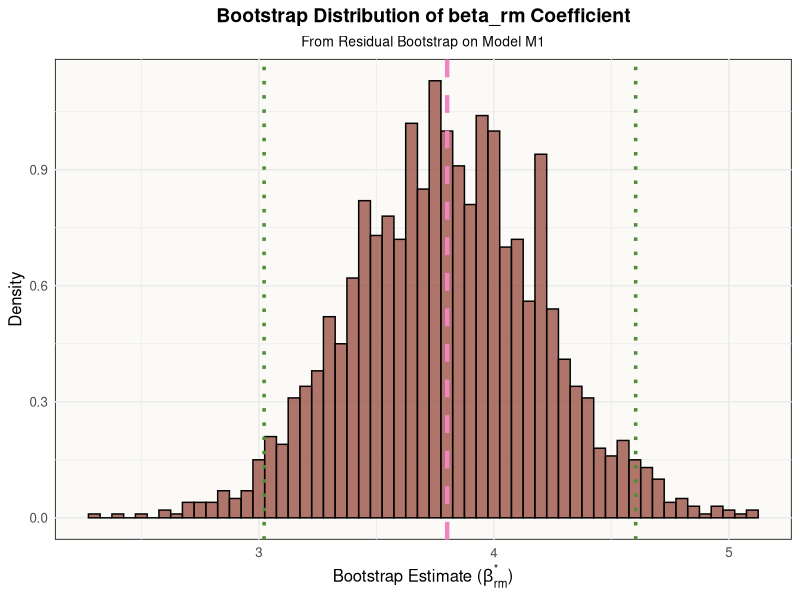

Write the R code that produced this figure.
################################################################################
# 04c_residual_bootstrap_ci.R
#
# Author: Antonios Barotsakis
#
# Description:
# This script applies the Residual Bootstrap method to construct a 95%
# confidence interval for the regression coefficient of the 'rm' variable
# (average number of rooms per dwelling) from the best model (M1) found
# using the AIC criterion in script 04a.
#
# The script:
# 1. Defines and fits the best model (M1) to the Boston dataset.
# 2. Extracts the original OLS estimate for the 'rm' coefficient and the
#    model's residuals.
# 3. Centers the residuals to ensure they have a mean of zero.
# 4. Performs B bootstrap iterations:
#    a. Resamples the centered residuals.
#    b. Creates a new bootstrap response variable y*.
#    c. Refits the model M1 on the bootstrap data.
#    d. Stores the new estimate of the 'rm' coefficient.
# 5. Constructs a 95% percentile confidence interval from the distribution
#    of the bootstrap estimates.
# 6. Visualizes the bootstrap distribution with the original estimate and CI.
#
# This script corresponds to Exercise 4(c) of the project.
#
################################################################################


# --- 1. SETUP & LIBRARIES ---

library(ggplot2)
library(MASS)
data(Boston)


# --- 2. FIT ORIGINAL MODEL (M1) & EXTRACT COMPONENTS ---

# Define the formula for Model M1 (best model from AIC)
formula_M1_str <- "medv ~ crim + zn + chas + nox + rm + dis + rad + tax + ptratio + black + lstat"
formula_M1 <- as.formula(formula_M1_str)

# Fit the original Model M1
model_M1_fit <- lm(formula_M1, data = Boston)

# Extract the original OLS estimate for the coefficient of 'rm'
original_beta_rm_hat <- coef(model_M1_fit)["rm"]

# Get residuals and fitted values from the original model
residuals_M1 <- residuals(model_M1_fit)
fitted_values_M1 <- fitted(model_M1_fit)

# Center the residuals (important for bootstrap validity)
centered_residuals_M1 <- residuals_M1 - mean(residuals_M1)
n_obs_boston <- length(centered_residuals_M1)


# --- 3. RESIDUAL BOOTSTRAP LOOP ---

# Parameters for Bootstrap
B_bootstrap <- 2000
bootstrap_beta_rm_estimates <- numeric(B_bootstrap) # To store estimates

cat("Starting Residual Bootstrap...\n")
set.seed(4567) # For reproducibility

for (b in 1:B_bootstrap) {
  # Step 1: Generate a bootstrap sample of residuals
  bootstrap_residuals_sample <- sample(centered_residuals_M1, size = n_obs_boston, replace = TRUE)
  
  # Step 2: Create a new bootstrap response variable y*
  y_star_bootstrap <- fitted_values_M1 + bootstrap_residuals_sample
  
  # Step 3: Create a temporary bootstrap data frame
  bootstrap_data <- Boston
  bootstrap_data$medv <- y_star_bootstrap
  
  # Step 4: Refit Model M1 using the bootstrap data
  refitted_model_M1_bootstrap <- lm(formula_M1, data = bootstrap_data)
  
  # Step 5: Store the coefficient for 'rm' from this bootstrap iteration
  bootstrap_beta_rm_estimates[b] <- coef(refitted_model_M1_bootstrap)["rm"]
  
  if (b %% 200 == 0) cat(sprintf("... Completed %d / %d bootstrap iterations.\n", b, B_bootstrap))
}
cat("Bootstrap finished.\n\n")


# --- 4. CONSTRUCT CONFIDENCE INTERVAL ---

# Construct the 95% percentile bootstrap confidence interval
alpha_CI <- 0.05
percentile_CI_beta_rm <- quantile(
  bootstrap_beta_rm_estimates,
  probs = c(alpha_CI / 2, 1 - (alpha_CI / 2)),
  na.rm = TRUE
)

cat("--- Residual Bootstrap Results for beta_rm (Coefficient of 'rm') ---\n")
cat(sprintf("Original OLS estimate for beta_rm (from Model M1): %.4f\n", original_beta_rm_hat))
cat(sprintf("Number of Bootstrap Samples (B): %d\n", B_bootstrap))
cat(sprintf(
  "95%% Percentile Bootstrap Confidence Interval for beta_rm: [%.4f, %.4f]\n\n",
  percentile_CI_beta_rm[1], percentile_CI_beta_rm[2]
))


# --- 5. VISUALIZATION ---

# Create a data frame for the histogram
hist_df_beta_rm <- data.frame(beta_rm_star = bootstrap_beta_rm_estimates)

# Create the plot
plot_hist_beta_rm <- ggplot(hist_df_beta_rm, aes(x = beta_rm_star)) +
  geom_histogram(aes(y = after_stat(density)), binwidth = 0.05, fill = "#8E3C2E", color = "black", alpha = 0.7) +
  # Add vertical line for the original OLS estimate
  geom_vline(xintercept = original_beta_rm_hat, color = "#F084C1", linetype = "dashed", linewidth = 1.5) +
  # Add vertical lines for the 95% Confidence Interval
  geom_vline(xintercept = percentile_CI_beta_rm[1], color = "#4F8E38", linetype = "dotted", linewidth = 1.2) +
  geom_vline(xintercept = percentile_CI_beta_rm[2], color = "#4F8E38", linetype = "dotted", linewidth = 1.2) +
  labs(
    title = "Bootstrap Distribution of beta_rm Coefficient",
    subtitle = "From Residual Bootstrap on Model M1",
    x = expression(paste("Bootstrap Estimate (", beta[rm]^"*", ")")),
    y = "Density"
  ) +
  theme_minimal(base_size = 12) +
  theme(
    plot.title = element_text(hjust = 0.5, face = "bold", size = 14),
    plot.subtitle = element_text(hjust = 0.5, size = 10),
    panel.background = element_rect(fill = "#FBFAF7")
  )

# Save the plot
ggsave("plots/09_residual_bootstrap_rm_ci.png", plot = plot_hist_beta_rm, width = 8, height = 6, dpi = 300)